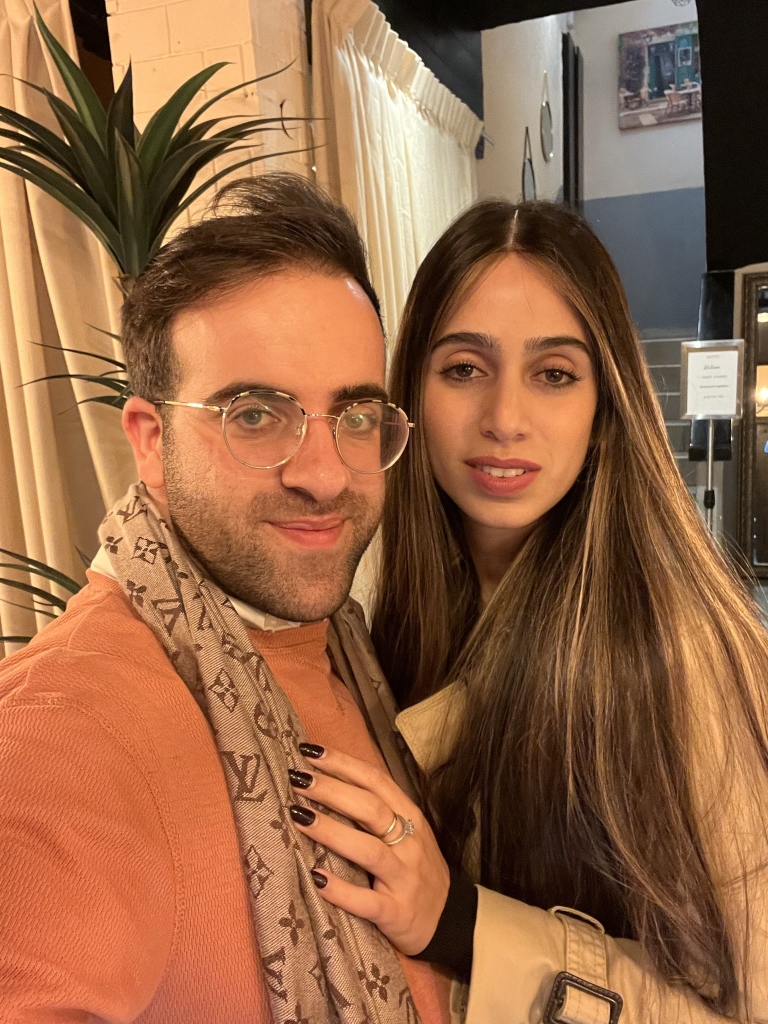
#> input picture input_images/IMG_1167.JPEG, 1536 x 2048 px (shown at 1/2 size); its folder holds 4 pictures in this run
$ python album_generator.py
#> lines starting #> are read from the running program, lines starting #| are printed output that depends on the picture
### templets.py
"""Layout templates for the album page generator.

Each layout function takes (page, margin, gutter) and returns a list of
(x, y, w, h) slot rectangles in page coordinates. The number of slots
dictates how many images a layout consumes.

To add a new template: write a layout_* function and register it in LAYOUTS.
"""

import random


# [13 lines left out: function layout_hero_stack, not called in this run]


def layout_triptych(page, margin, gutter):
    """Three equal portrait images in a horizontal row (3 images).

    Inspired by a classic gallery triptych: equal columns, generous white
    space above and below, vertically centered on the page.
    """
    content = page - 2 * margin
    slot_w = (content - 2 * gutter) // 3
    slot_h = int(slot_w * 4 / 3)            # portrait 3:4 ratio
    slot_h = min(slot_h, content)           # never exceed the content height
    y = (page - slot_h) // 2                # center the row vertically

    return [
        (margin + i * (slot_w + gutter), y, slot_w, slot_h)
        for i in range(3)
    ]


# [11 lines left out: function layout_single, not called in this run]


# Registry of available layouts (name -> function).
LAYOUTS = {
    "hero_stack": layout_hero_stack,
    "triptych": layout_triptych,
    "single": layout_single,
}


def define_slots(page, margin, gutter, layout):
    """Resolve a layout name (or "random") into (name, slot rectangles)."""
    name = random.choice(list(LAYOUTS)) if layout == "random" else layout
    if name not in LAYOUTS:
        raise ValueError(f"Unknown layout '{name}'. Options: {list(LAYOUTS)}")
    return name, LAYOUTS[name](page, margin, gutter)

### album_generator.py
"""Lightweight generator for a single, minimalist digital album page.

Picks 3 random images from ./input_images/, applies face/saliency-aware
smart cropping to fit each layout slot, and renders a clean high-res page
to ./output/page_1.png (3000x3000px @ 300 DPI).

Dependencies: Pillow, opencv-python, numpy
"""

import os
import random

import cv2
import numpy as np
from PIL import Image

from templets import define_slots  # layout templates live in templets.py

# Enable HEIC/HEIF support (iPhone photos) if pillow-heif is installed.
try:
    from pillow_heif import register_heif_opener

    register_heif_opener()
#> (this line was passed over: pillow_heif is not available in this run)
except ImportError:
    pass

# --- Configuration -----------------------------------------------------------
INPUT_DIR = "./input_images/"
OUTPUT_DIR = "./output/"
OUTPUT_PREFIX = "page_"     # files are named page_1.png, page_2.png, ...

PAGE_SIZE = 3000           # square page in pixels
DPI = 300
BG_COLOR = (255, 255, 255)  # clean white background (use (28, 28, 30) for dark)
MARGIN = 220                # outer page margin
GUTTER = 70                 # spacing between images

# Which layout to render: a name from LAYOUTS (see below) or "random".
LAYOUT = "random"

VALID_EXT = (".jpg", ".jpeg", ".png", ".bmp", ".webp", ".tif", ".tiff",
             ".heic", ".heif")


def list_images(folder):
    """Return absolute paths of all usable images in the folder."""
    if not os.path.isdir(folder):
        raise FileNotFoundError(f"Input folder not found: {folder}")
    files = [
        os.path.join(folder, f)
        for f in os.listdir(folder)
        if f.lower().endswith(VALID_EXT)
    ]
    return files


def next_output_path():
    """Return a fresh, non-overwriting path like ./output/page_3.png."""
    os.makedirs(OUTPUT_DIR, exist_ok=True)
    i = 1
    while True:
        path = os.path.join(OUTPUT_DIR, f"{OUTPUT_PREFIX}{i}.png")
        if not os.path.exists(path):
            return path
        i += 1


def detect_focus(cv_img):
    """Return (cx, cy) focus point in pixel coords.

    Strategy: face/body via Haar cascades -> saliency map -> image center.
    """
    h, w = cv_img.shape[:2]
    gray = cv2.cvtColor(cv_img, cv2.COLOR_BGR2GRAY)

    # 1) Try face/body detection using bundled Haar cascades.
    base = cv2.data.haarcascades
    cascades = [
        "haarcascade_frontalface_default.xml",
        "haarcascade_fullbody.xml",
    ]
    boxes = []
    for name in cascades:
        clf = cv2.CascadeClassifier(os.path.join(base, name))
        if clf.empty():
            continue
        found = clf.detectMultiScale(gray, scaleFactor=1.1, minNeighbors=5,
                                     minSize=(int(w * 0.05), int(h * 0.05)))
        boxes.extend(found)

    if boxes:
        # Center the crop on the bounding box of all detections.
        xs = [b[0] for b in boxes]
        ys = [b[1] for b in boxes]
        xe = [b[0] + b[2] for b in boxes]
        ye = [b[1] + b[3] for b in boxes]
        return ((min(xs) + max(xe)) / 2.0, (min(ys) + max(ye)) / 2.0)

    # 2) Fallback: saliency map centroid (if available in this OpenCV build).
    try:
        sal = cv2.saliency.StaticSaliencySpectralResidual_create()
        ok, sal_map = sal.computeSaliency(cv_img)
        if ok:
            sal_map = (sal_map * 255).astype("uint8")
            _, thresh = cv2.threshold(sal_map, 0, 255,
                                      cv2.THRESH_BINARY + cv2.THRESH_OTSU)
            m = cv2.moments(thresh, binaryImage=True)
            if m["m00"] > 0:
                return (m["m10"] / m["m00"], m["m01"] / m["m00"])
    except Exception:
        pass

    # 3) Default: geometric center.
    return (w / 2.0, h / 2.0)


def smart_crop(pil_img, target_ratio):
    """Crop pil_img to target_ratio (w/h), keeping the detected subject centered.

    Only trims the outer edges; never distorts the image.
    """
    cv_img = cv2.cvtColor(np.array(pil_img.convert("RGB")), cv2.COLOR_RGB2BGR)
    h, w = cv_img.shape[:2]
    fx, fy = detect_focus(cv_img)

    cur_ratio = w / h
    if cur_ratio > target_ratio:
        # Too wide: trim left/right.
        new_w = int(round(h * target_ratio))
        new_h = h
        x0 = int(round(fx - new_w / 2.0))
        x0 = max(0, min(x0, w - new_w))  # clamp inside image
        y0 = 0
    else:
        # Too tall: trim top/bottom.
        new_w = w
        new_h = int(round(w / target_ratio))
        y0 = int(round(fy - new_h / 2.0))
        y0 = max(0, min(y0, h - new_h))  # clamp inside image
        x0 = 0

    return pil_img.crop((x0, y0, x0 + new_w, y0 + new_h))


def fit_to_slot(pil_img, slot_w, slot_h):
    """Smart-crop to the slot ratio, then resize to exact slot dimensions."""
    cropped = smart_crop(pil_img, slot_w / slot_h)
    return cropped.resize((slot_w, slot_h), Image.LANCZOS)


def build_page():
    images = list_images(INPUT_DIR)
    name, slots = define_slots(PAGE_SIZE, MARGIN, GUTTER, LAYOUT)

    if len(images) < len(slots):
        raise ValueError(
            f"Layout '{name}' needs {len(slots)} images, "
            f"found {len(images)} in {INPUT_DIR}")

    chosen = random.sample(images, len(slots))  # unique random images

    page = Image.new("RGB", (PAGE_SIZE, PAGE_SIZE), BG_COLOR)
    for path, (x, y, w, h) in zip(chosen, slots):
        with Image.open(path) as src:
            tile = fit_to_slot(src, w, h)
        page.paste(tile, (x, y))

    output_path = next_output_path()  # never overwrites an existing page
    page.save(output_path, dpi=(DPI, DPI))
    print(f"Saved {output_path} (layout: {name}, "
          f"{PAGE_SIZE}x{PAGE_SIZE}px @ {DPI} DPI)")
    print("Images used:", ", ".join(os.path.basename(p) for p in chosen))


if __name__ == "__main__":
    build_page()
#> in build_page, `page = Image.new("RGB", (PAGE_SIZE, PAGE_SIZE), BG_COLOR)`: page: PIL image 3000x3000 RGB; every value is 255
#> in build_page, src is the input picture: PIL image 1536x2048 RGB; mean R, G, B 149.5, 101.9, 69.9
#> in detect_focus, `gray = cv2.cvtColor(cv_img, cv2.COLOR_BGR2GRAY)`:
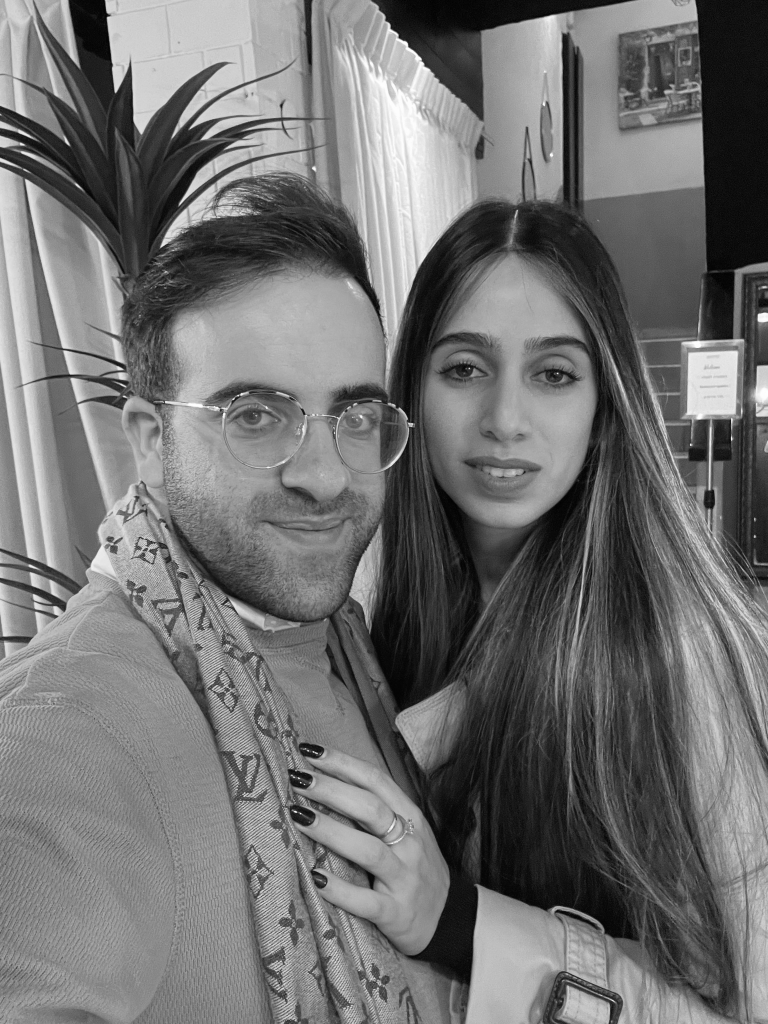
#> gray: shape (2048, 1536) (shown at 1/2 size); min 0, max 255, mean 112.5
#> the loop in detect_focus, `for name in cascades:` made 2 passes
#> found on pass 1: [[791, 565, 459, 459], [320, 597, 590, 590]]
#> after the loop in detect_focus, `for name in cascades:`: boxes = [[791, 565, 459, 459], [320, 597, 590, 590]]
#> in detect_focus, `xs = [b[0] for b in boxes]`: xs = [791, 320]
#> in detect_focus, `ys = [b[1] for b in boxes]`: ys = [565, 597]
#> in detect_focus, `xe = [b[0] + b[2] for b in boxes]`: xe = [1250, 910]
#> in detect_focus, `ye = [b[1] + b[3] for b in boxes]`: ye = [1024, 1187]
#> in smart_crop, `fx, fy = detect_focus(cv_img)`: fx = 785; fy = 876
#> in smart_crop, `y0 = int(round(fy - new_h / 2.0))`: y0 = -148
#> in smart_crop, `y0 = max(0, min(y0, h - new_h))`: y0 = 0
#> in fit_to_slot, `return cropped.resize((slot_w, slot_h), Image.LANCZOS)`:
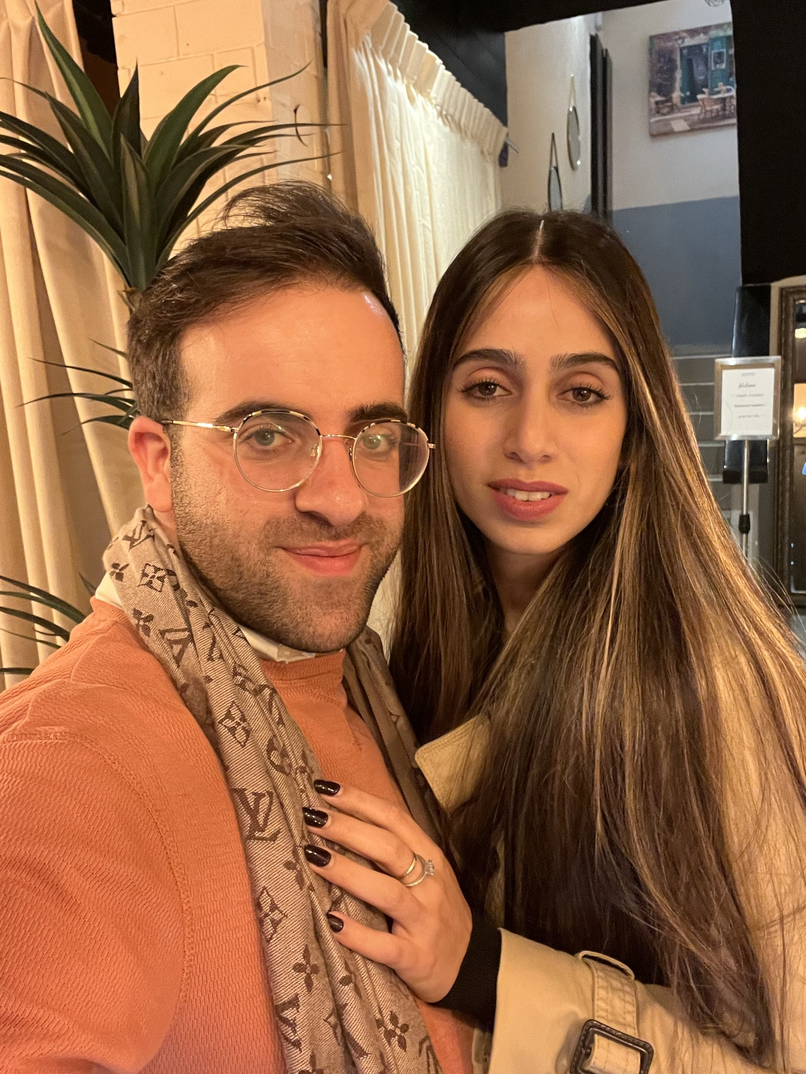
#> returned value: PIL image 806x1074 RGB; mean R, G, B 149.5, 101.9, 69.9
#> in build_page, `page.paste(tile, (x, y))`:
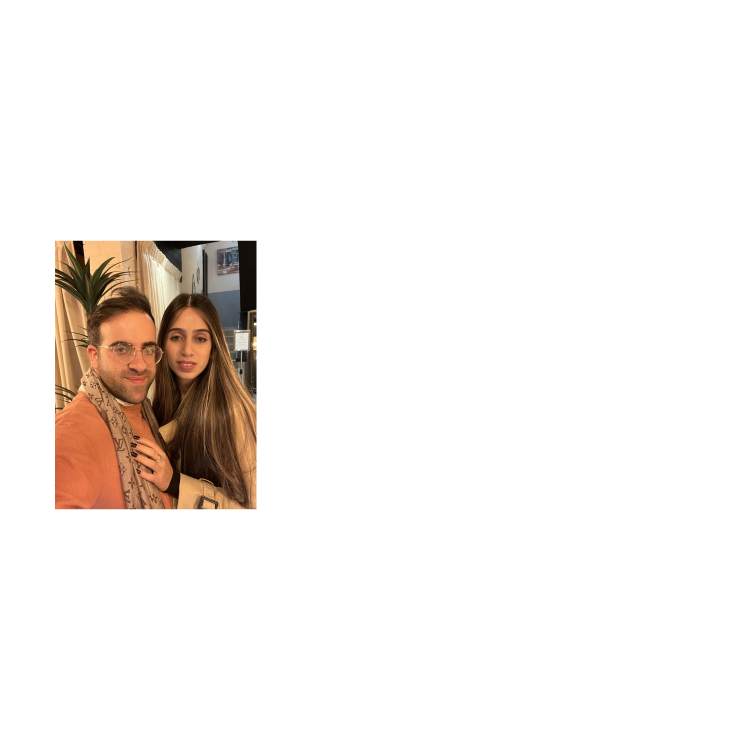
#> page: PIL image 3000x3000 RGB (shown at 1/4 size); mean R, G, B 244.9, 240.3, 237.2
#> pass 2 of the loop in build_page, `for path, (x, y, w, h) in zip(chosen, slots):`:
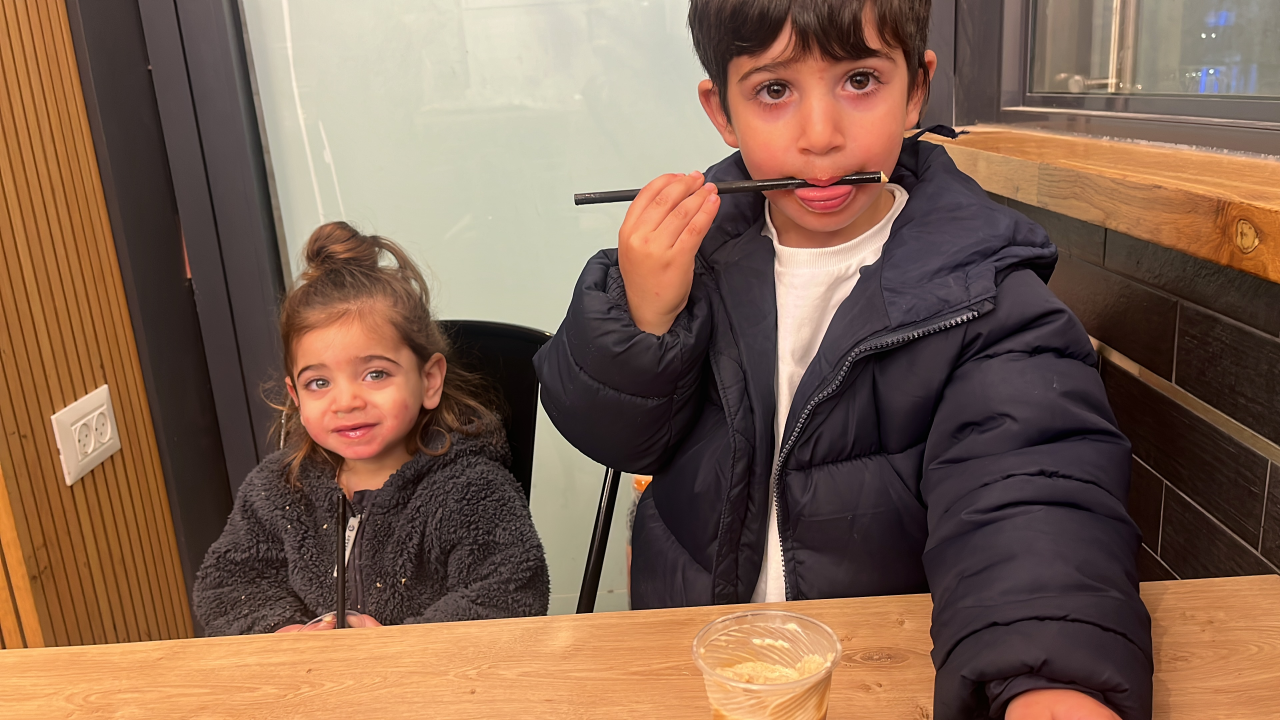
#> input picture input_images/44D727AE-AB4A-48DE-B324-19B46052DDF7.jpg, 3840 x 2160 px (shown at 1/3 size)
#> in build_page, src is the input picture: PIL image 3840x2160 RGB; mean R, G, B 128.1, 98.9, 80.1
#> cv_img: shape (2160, 3840, 3)
#> in detect_focus (call 2), `gray = cv2.cvtColor(cv_img, cv2.COLOR_BGR2GRAY)`:
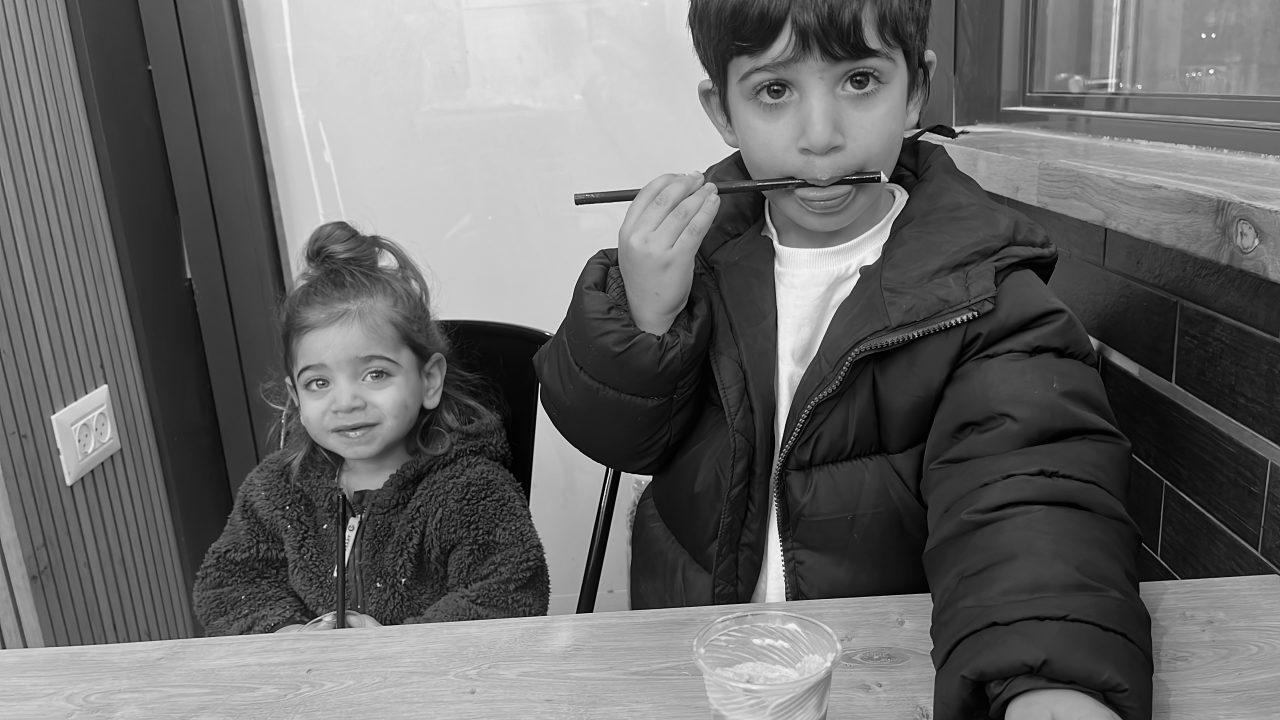
#> gray: shape (2160, 3840) (shown at 1/3 size); min 0, max 255, mean 105.5
#> the loop in detect_focus (call 2), `for name in cascades:` made 2 passes
#> found on pass 1: [[820, 953, 445, 445]]
#> after the loop in detect_focus (call 2), `for name in cascades:`: boxes = [[820, 953, 445, 445]]
#> xs = [820]
#> ys = [953]
#> xe = [1265]
#> ye = [1398]
#> in build_page, `page.paste(tile, (x, y))`:
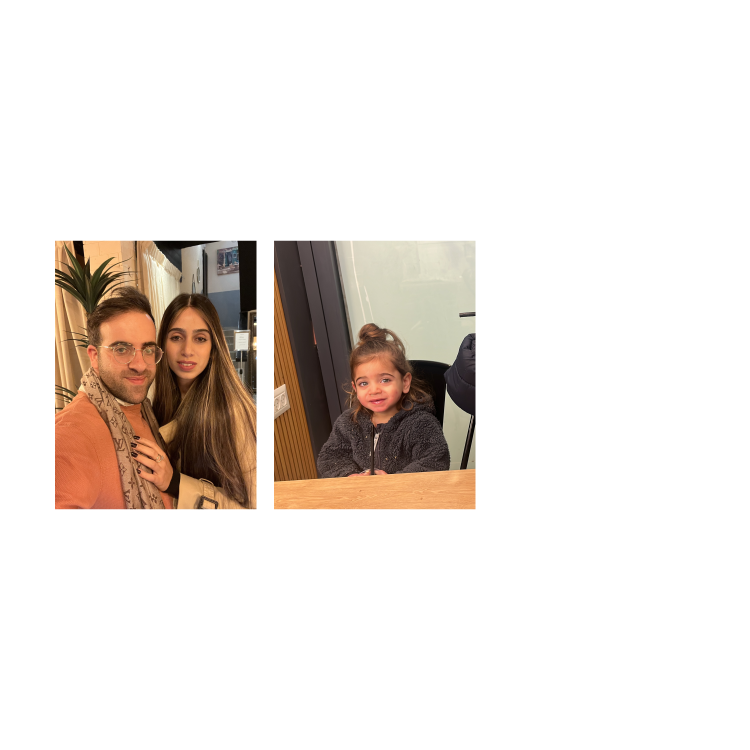
#> page: PIL image 3000x3000 RGB (shown at 1/4 size); mean R, G, B 234.1, 227.1, 222
#> pass 3 of the loop in build_page, `for path, (x, y, w, h) in zip(chosen, slots):`:
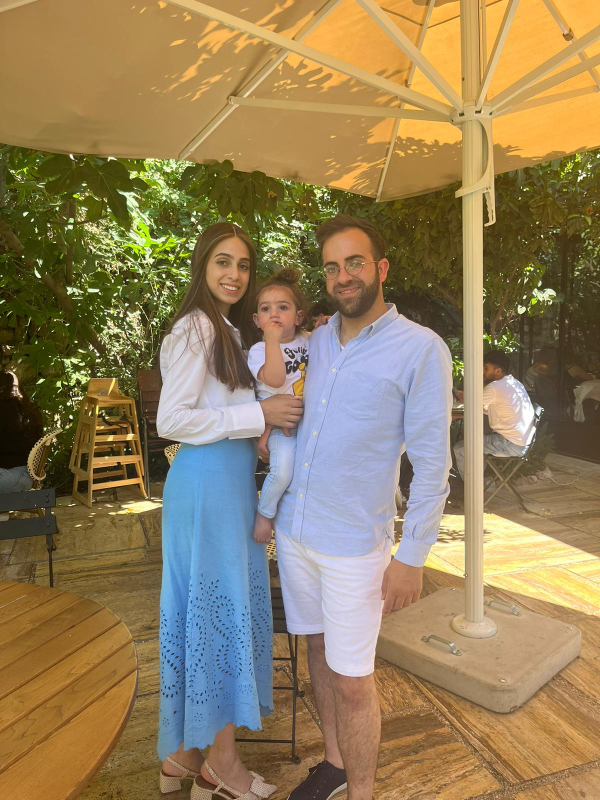
#> input picture input_images/CYLG6918.JPG, 1200 x 1600 px (shown at 1/2 size)
#> in build_page, src is the input picture: PIL image 1200x1600 RGB; mean R, G, B 147.5, 127.7, 91.6
#> cv_img: shape (1600, 1200, 3)
#> in detect_focus (call 3), `gray = cv2.cvtColor(cv_img, cv2.COLOR_BGR2GRAY)`:
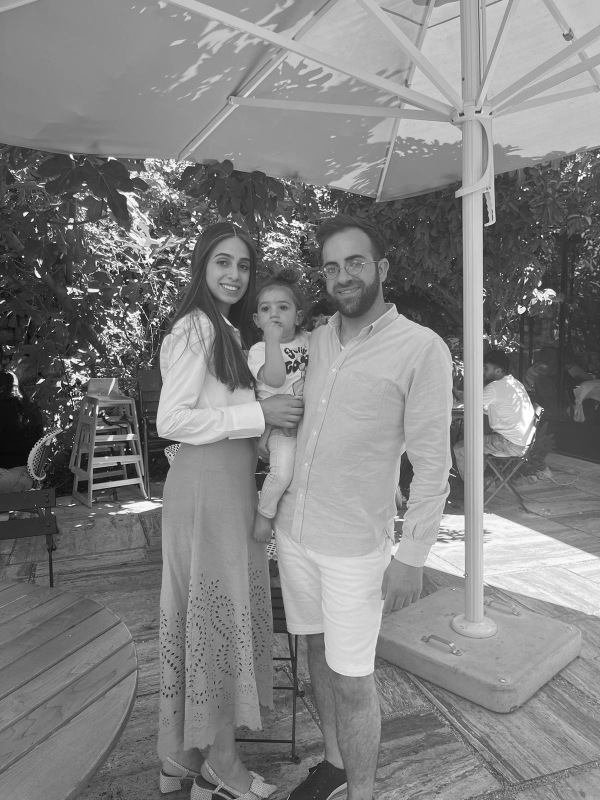
#> gray: shape (1600, 1200) (shown at 1/2 size); min 1, max 255, mean 129.5
#> after the loop in detect_focus (call 3), `for name in cascades:`: boxes = [[498, 575, 102, 102], [401, 480, 124, 124], [621, 475, 136, 136]]
#> xs = [498, 401, 621]
#> ys = [575, 480, 475]
#> xe = [600, 525, 757]
#> ye = [677, 604, 611]
#> in build_page, `page.paste(tile, (x, y))`:
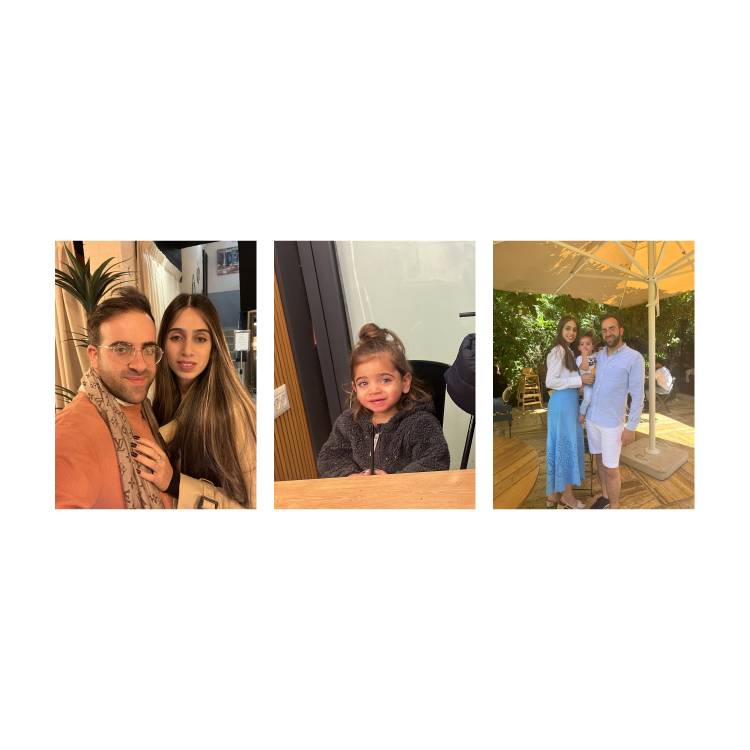
#> page: PIL image 3000x3000 RGB (shown at 1/4 size); mean R, G, B 223.7, 214.9, 206.3
